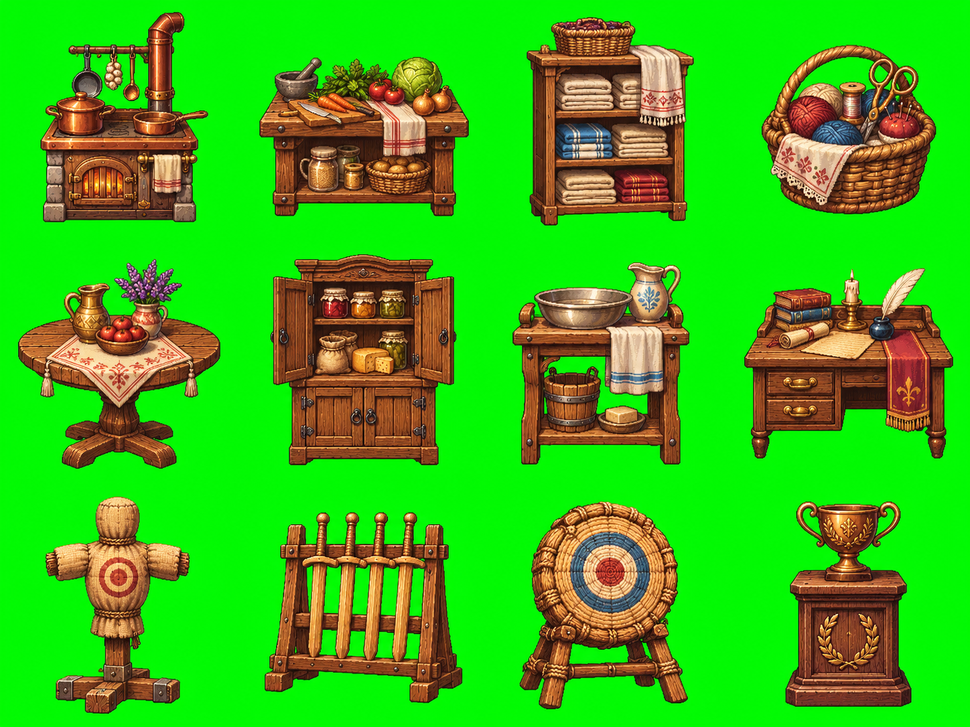
#> input picture assets/templates-133/interior.png, 970 x 727 px, shrunk from 1448 x 1086 before the run; its folder holds 3 pictures in this run
$ python build-generator-assets.py
#> lines starting #> are read from the running program, lines starting #| are printed output that depends on the picture
### tools/generator_layout.py
"""Version-independent, thematic destinations for production generator sprites."""
from pathlib import PurePosixPath

def generator_path(group,name):
    if group=='interior':
        category='indoor/arena' if name in {'training-dummy','practice-rack','archery-target','trophy'} else 'indoor/household'
    elif group=='town':
        category='outdoor/buildings' if name in {'cottage','ranger-hut','chapel','caravan'} else 'outdoor/town/borders' if name in {'stone-wall','palisade'} else 'outdoor/town/furniture'
    else:
        category='outdoor/camping' if name in {'supply-cart','bedroll'} else 'outdoor/ruins' if name in {'broken-column','waystone','ruined-arch','woodland-shrine'} else 'outdoor/nature'
    return PurePosixPath('assets/generator')/category/(name+'.webp')

### tools/build-generator-assets.py
"""Extract the 3 reviewed 4x3 generator sheets; preserve sources and clear the green matte."""
from pathlib import Path
from PIL import Image
import json,hashlib
from generator_layout import generator_path
root=Path(__file__).resolve().parents[1];folder=root/'assets/templates-133';out=folder/'objects';out.mkdir(parents=True,exist_ok=True)
names={
'interior':['stove','kitchen-bench','linen-shelf','sewing-basket','dining-table','pantry','washstand','writing-desk','training-dummy','practice-rack','archery-target','trophy'],
'town':['cottage','ranger-hut','chapel','caravan','noticeboard','trough','produce-cart','planter','stone-wall','palisade','market-stall','campfire'],
'nature':['fallen-log','hollow-stump','fern-rocks','berry-bush','broken-column','waystone','supply-cart','bedroll','reeds','oasis-palm','ruined-arch','woodland-shrine']}
assets={};sheets={}
for group,items in names.items():
 src=folder/(group+'.png');im=Image.open(src).convert('RGBA');w,h=im.size;sheets[group]={'image':src.relative_to(root).as_posix(),'size':[w,h],'sha256':hashlib.sha256(src.read_bytes()).hexdigest()}
#> after `w, h = im.size`: w = 970; h = 727
 for i,name in enumerate(items):
  x0=round(i%4*w/4);y0=round(i//4*h/3);x1=round((i%4+1)*w/4);y1=round((i//4+1)*h/3);tile=im.crop((x0,y0,x1,y1));pixels=list(tile.getdata());clean=[]
  for r,g,b,a in pixels:
   # Key only saturated neon backdrop; preserve the darker greens of foliage.
   if g>185 and g-r>95 and g-b>95:clean.append((0,0,0,0))
   elif g>155 and g-r>65 and g-b>65:clean.append((r,max(r,b)+30,b,min(a,150)))
   else:clean.append((r,g,b,a))
  tile.putdata(clean);box=tile.getbbox();assert box;tile=tile.crop(box);final=Image.new('RGBA',(tile.width+8,tile.height+8));final.paste(tile,(4,4));dest=root/str(generator_path(group,name));dest.parent.mkdir(parents=True,exist_ok=True);final.save(dest,'WEBP',lossless=True,method=6)
  id='gen133-'+group+'-'+name;view='indoor' if group=='interior' else 'outdoor';rooms=['house','tent'] if i<8 else ['arena']
  if group=='interior':contexts=rooms
  elif group=='town':contexts=['town','property'] if i>=4 else ['forest','jungle','swamp']
  else:contexts=['desert'] if name=='oasis-palm' else ['swamp','jungle'] if name=='reeds' else ['forest','jungle','swamp']
  assets[id]={'id':id,'image':dest.relative_to(root).as_posix(),'size':list(final.size),'view':view,'contexts':contexts,'kind':'building' if group=='town' and i<4 else 'prop','source':group,'cell':[x0,y0,x1-x0,y1-y0],'crop':list(box),'sha256':hashlib.sha256(dest.read_bytes()).hexdigest()}
  if group=='town' and i<4:assets[id].update(interiorKind='church' if name=='chapel' else 'tent' if name=='caravan' else 'house',doorFraction=.5)
#> this loop made 12 passes
#> box on passes 1 to 12: (40, 12, 208, 222), (17, 57, 227, 216), (41, 17, 209, 226), (33, 45, 208, 214), (18, 17, 221, 227), (28, 12, 215, 223), (27, 20, 205, 223), (16, 26, 225, 217), (45, 12, 190, 229), (22, 27, 221, 218), (34, 17, 203, 224), (57, 16, 184, 222)
#> pass 1, `tile = im.crop((x0, y0, x1, y1))`:
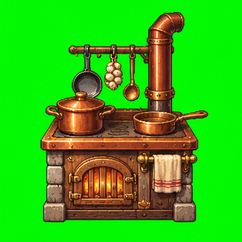
#> tile: PIL image 242x242 RGBA; mean R, G, B, A 51.2, 185.1, 20, 255
#> pass 1, `tile = tile.crop(box)`:
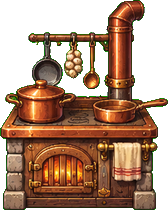
#> tile: PIL image 168x210 RGBA; mean R, G, B, A 82.3, 50.2, 30, 160.4; transparent parts drawn white
#> pass 1, `tile.putdata(clean)`:
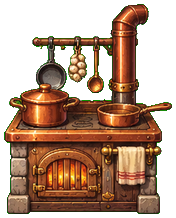
#> saved as stove.webp: PIL image 176x218 RGBA; mean R, G, B, A 75.7, 46.2, 27.6, 147.5; transparent parts drawn white
#> after the loop:
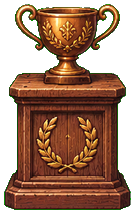
#> final: PIL image 135x214 RGBA; mean R, G, B, A 78.4, 44, 25.1, 166.4; transparent parts drawn white
#> after the loop:
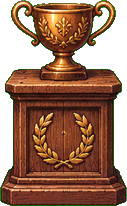
#> tile: PIL image 127x206 RGBA; mean R, G, B, A 86.6, 48.6, 27.7, 183.7; transparent parts drawn white
#> after the loop, assets = 12 items
#> pass 2 of the loop `for group,items in names.items():`:
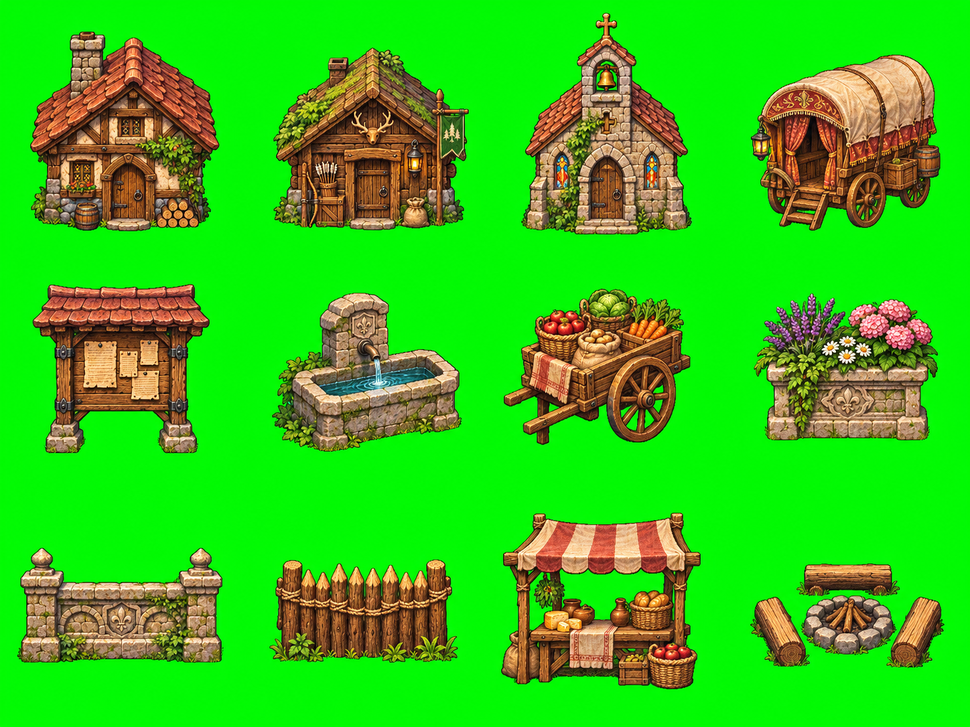
#> input picture assets/templates-133/town.png, 970 x 727 px, shrunk from 1448 x 1086 before the run
#> the loop `for i,name in enumerate(items):` made 12 passes
#> (x0, y0, x1, y1, box, id) on passes 1 to 6: (0, 0, 242, 242, (30, 31, 220, 231), 'gen133-town-cottage'), (242, 0, 485, 242, (31, 47, 227, 230), 'gen133-town-ranger-hut'), (485, 0, 728, 242, (36, 13, 207, 235), 'gen133-town-chapel'), (728, 0, 970, 242, (23, 54, 213, 231), 'gen133-town-caravan'), (0, 242, 242, 485, (32, 42, 210, 211), 'gen133-town-noticeboard'), (242, 242, 485, 485, (30, 51, 220, 210), 'gen133-town-trough')
#> pass 1, `tile.putdata(clean)`:
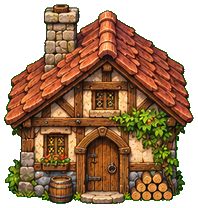
#> saved as cottage.webp: PIL image 198x208 RGBA; mean R, G, B, A 91.9, 60.2, 34.2, 177; transparent parts drawn white
#> after the loop `for i,name in enumerate(items):`:
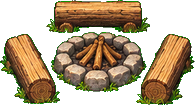
#> tile: PIL image 195x105 RGBA; mean R, G, B, A 78.4, 61.1, 35.1, 149.5; transparent parts drawn white
#> after the loop `for i,name in enumerate(items):`: assets = 24 items
#> pass 3 of the loop `for group,items in names.items():`:
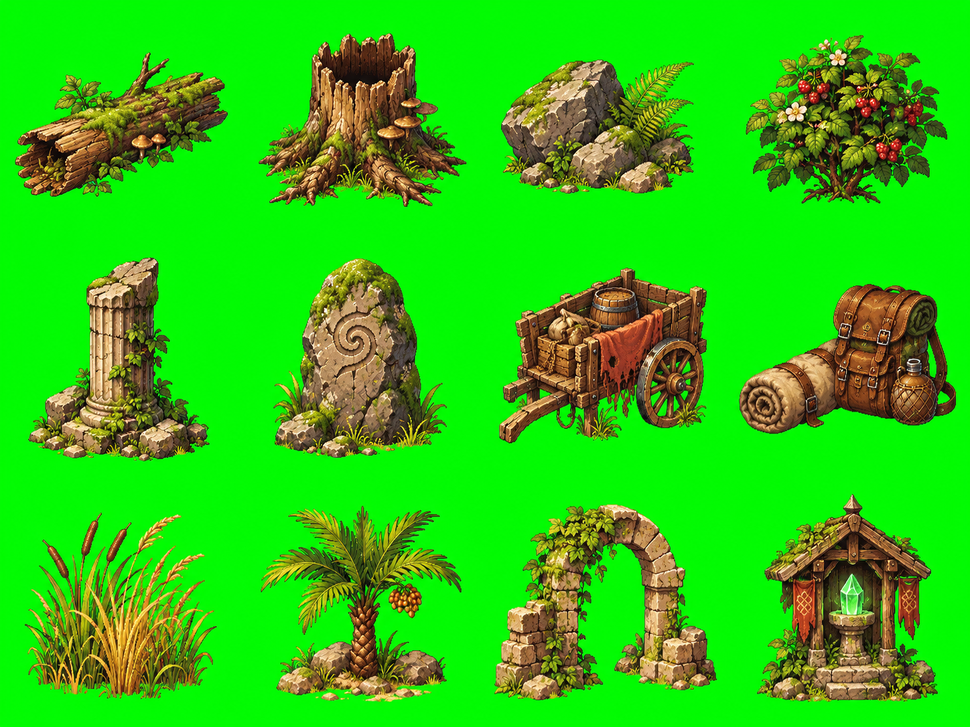
#> input picture assets/templates-133/nature.png, 970 x 727 px, shrunk from 1448 x 1086 before the run
#> the loop `for i,name in enumerate(items):` made 12 passes
#> (x0, y0, x1, y1, box, id) on passes 1 to 6: (0, 0, 242, 242, (15, 52, 228, 197), 'gen133-nature-fallen-log'), (242, 0, 485, 242, (17, 33, 225, 207), 'gen133-nature-hollow-stump'), (485, 0, 728, 242, (16, 60, 209, 194), 'gen133-nature-fern-rocks'), (728, 0, 970, 242, (18, 35, 219, 204), 'gen133-nature-berry-bush'), (0, 242, 242, 485, (28, 15, 210, 219), 'gen133-nature-broken-column'), (242, 242, 485, 485, (31, 16, 205, 216), 'gen133-nature-waystone')
#> pass 1, `tile.putdata(clean)`:
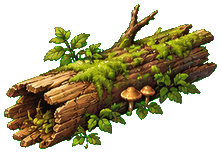
#> saved as fallen-log.webp: PIL image 221x153 RGBA; mean R, G, B, A 50.8, 44.2, 15.8, 121.5; transparent parts drawn white
#> after the loop `for i,name in enumerate(items):`:
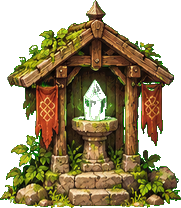
#> tile: PIL image 181x208 RGBA; mean R, G, B, A 72.1, 58.9, 27.4, 162.2; transparent parts drawn white
#> after the loop `for i,name in enumerate(items):`: assets = 36 items
data={'version':133,'sheets':sheets,'assets':assets}
(root/'js/world/generator-catalog.js').write_text('/* Reviewed generator assets: distinct indoor/outdoor contexts, source crops and stable IDs. */\n(function(root,api){if(typeof module===\'object\'&&module.exports)module.exports=api;else root.VaelkorGeneratorCatalog133=api;})(globalThis,'+json.dumps(data,separators=(',',':'))+');\n')
print('Extracted',len(assets),'transparent, individually bounded sprites.')
#| Extracted 36 transparent, individually bounded sprites.
